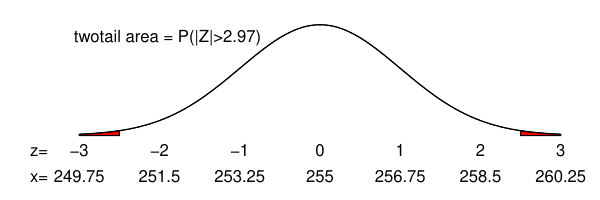

R code for this plot:
pdf("sketch4.pdf", width=6, height=2)
par(mar=c(3,3,1,1))
xs = seq(-3,3,length=1000)

ys = dnorm(xs)

plot(xs, ys, 'l',xlim = c(-3,3), ylim = c(0,0.4),
     ann=FALSE,xaxt="n",yaxt="n",
     lwd=1,bty='n')
#mtext("z",side=1,at=-0.5)
mtext(c("-3","-2","-1","0","1","2","3"),side=1,at=-3:3)
#mtext(c("zstar"),side=1,line =-0.3,at=1.64)
mtext(c("z="),side=1,at=-3.5)
mtext(c("x="),line=1.3,side=1,at=-3.5)
mtext(round(255+(-3:3)*1.75,2),line=1.3,side=1,at=-3:3)
#mtext(c("-3","0","3"),side=1,at=c(-3,0,3))
polygon(c(xs[xs<=-2.5], -2.5, -3),c(ys[xs<=-2.5], 0, 0), col="red")
polygon(c(xs[xs>=2.5], 3, 2.5),c(ys[xs>=2.5], 0, 0), col="red")

lines(xs, ys, 'l', lwd=1)

#arrows(-2,0.25,-1.1,0.06,lwd=2,code=2)
text(-1.9,0.35,label="twotail area = P(|Z|>2.97)")
